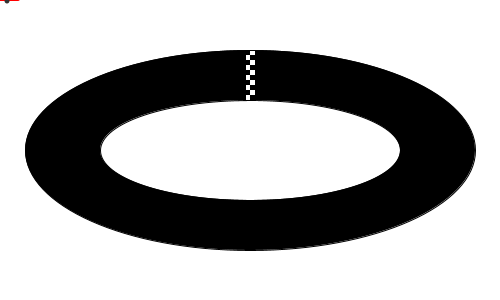
Frame 1 (no input)
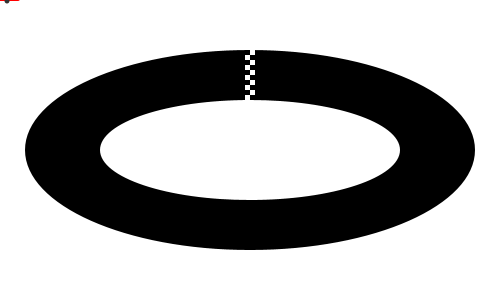
Frame 60 (the mouse pressed at the canvas centre just before this capture)
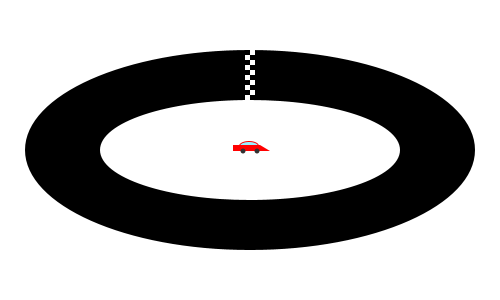
Frame 120 (the mouse held since frame 60 and released just before this capture)

The Processing sketch that drew these frames (run headless with seeded random() and noise(); from frame 60 on, the mouse is pressed at the canvas centre):

// Processing sketch: program2
// ── program2.pde
//Bridger's Race Track

void setup(){
background(255);
size(500, 300);
}

//Draw Racetrack
void draw(){
background(255);
fill(0);
ellipse(250, 150, 450, 200);
fill(255);
ellipse(250, 150, 300, 100);

//Draw Finish/Start Line
rect(245, 50, 10, 50);
noStroke();
fill(0);
rect(245, 50, 5, 5);
rect(245, 60, 5, 5);
rect(245, 70, 5, 5);
rect(245, 80, 5, 5);
rect(245, 90, 5, 5);
rect(250, 55, 5, 5);
rect(250, 65, 5, 5);
rect(250, 75, 5, 5);
rect(250, 85, 5, 5);
rect(250, 95, 5, 5);

//Draw Car
fill(255, 0 , 0);
rect(mouseX-17, mouseY-5, 27, 6);
ellipse(mouseX-1, mouseY-4, 20, 10);
fill(152,240, 255);
ellipse(mouseX-1, mouseY-4, 18, 8);
fill(255, 0, 0);
rect(mouseX-17,mouseY-5, 27, 6);
triangle(mouseX+10, mouseY-5, mouseX+10, mouseY+1, mouseX+20, mouseY+1);
fill(50);
ellipse(mouseX-7, mouseY+1, 5, 5);
ellipse(mouseX+7, mouseY+1, 5, 5);

}
